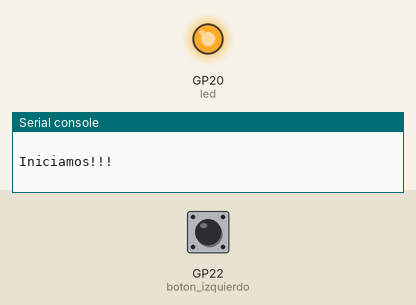
The program below on a simulated Raspberry Pi Pico running MicroPython. Shown: output pins drawn as LEDs (lit = HIGH), the last lines printed to the serial console. The inputs (shaded band) are chosen by the test bench; at power-on: GP22 (boton_izquierdo) LOW. Random numbers come from a fixed seed.

Above: at 0.1 s.
At 5.7 s:
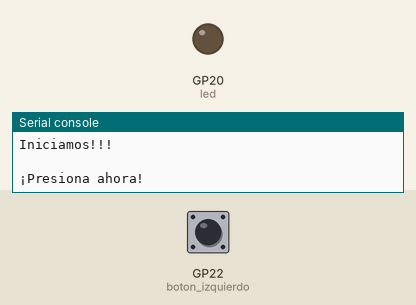
Timing chart, 0 to 7.2 s (numbered marks = the images above):
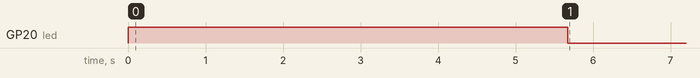

Measured:
- by itself, GP20 (led): LOW → HIGH at 0.00 s, → LOW 5.7 s later

The program:

Dos_jugadores.py
```python
#Definimos librerias
from machine import Pin
from time import sleep, ticks_ms
import random
#Definimos nuestras entradas y salida, las entradas estan configuradas como Pull Down
led = Pin(20, Pin.OUT)
boton_derecho = Pin(21, Pin.IN, Pin.PULL_DOWN)
boton_izquierdo = Pin(22, Pin.IN, Pin.PULL_DOWN)
#Variable de apoyo para saber quien presiono el botón
boton_presionado = None
#Función callback para activar la interrupción:
def funcion_interrupcion(pin):
    #Desactivamos interrupción 1
    boton_derecho.irq(handler=None)
    #Desactivamos interrupción 2
    boton_izquierdo.irq(handler=None)
    #Definimos la variable como global para poder modificarla
    global boton_presionado
    #La variable "boton_presionado" almacenará el valor del pin donde se produjo primero la interrupción
    boton_presionado = pin

print("\nIniciamos!!!")
#Encendemos el led, señal de que inicia el juego
led.value(1)
#Usamos la función random para generar un retardo indeterminado
sleep(random.uniform(5, 10))
print("\n¡Presiona ahora!")
#Apagamos el led, señal de que presiones el botón
led.value(0)
#Definimos las 2 interrupciones del programa, ambasa interrupciones llevarán a la misma función
#Se definen como flancos de subida
boton_izquierdo.irq(trigger = Pin.IRQ_RISING, handler= funcion_interrupcion)
boton_derecho.irq(trigger = Pin.IRQ_RISING, handler= funcion_interrupcion)

#Mientras esperamos a que una de las interrupciones se dispare no hacemos nada
while boton_presionado is None:
    sleep (1)

#Si la interrupción es por Boton Derecho se imprime en la consola al ganador
if boton_presionado is boton_derecho:
    print("Felicidades: Jugador DERECHO")

#Si la interrupción es por Boton Izquierdo se imprime en la consola al ganador
elif boton_presionado is boton_izquierdo:
    print("Felicidades: Jugador IZQUIERDO")
```
